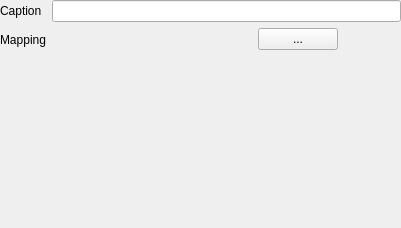
<?xml version="1.0" encoding="UTF-8"?>
<ui version="4.0">
 <class>GGMappingEditorPane</class>
 <widget class="QWidget" name="GGMappingEditorPane">
  <property name="geometry">
   <rect>
    <x>0</x>
    <y>0</y>
    <width>401</width>
    <height>228</height>
   </rect>
  </property>
  <property name="windowTitle">
   <string>Form</string>
  </property>
  <layout class="QFormLayout" name="formLayout">
   <property name="margin">
    <number>0</number>
   </property>
   <item row="0" column="0">
    <widget class="QLabel" name="label">
     <property name="text">
      <string>Caption</string>
     </property>
    </widget>
   </item>
   <item row="0" column="1">
    <widget class="QLineEdit" name="txtCaption"/>
   </item>
   <item row="1" column="0">
    <widget class="QLabel" name="label_2">
     <property name="text">
      <string>Mapping</string>
     </property>
    </widget>
   </item>
   <item row="1" column="1">
    <layout class="QHBoxLayout" name="horizontalLayout" stretch="0,0,0">
     <item>
      <widget class="QLabel" name="lblPreview">
       <property name="sizePolicy">
        <sizepolicy hsizetype="Fixed" vsizetype="Fixed">
         <horstretch>0</horstretch>
         <verstretch>0</verstretch>
        </sizepolicy>
       </property>
       <property name="minimumSize">
        <size>
         <width>200</width>
         <height>200</height>
        </size>
       </property>
       <property name="frameShape">
        <enum>QFrame::NoFrame</enum>
       </property>
       <property name="text">
        <string/>
       </property>
       <property name="scaledContents">
        <bool>true</bool>
       </property>
      </widget>
     </item>
     <item>
      <layout class="QVBoxLayout" name="verticalLayout">
       <item>
        <widget class="QPushButton" name="btnChange">
         <property name="text">
          <string>...</string>
         </property>
        </widget>
       </item>
       <item>
        <spacer name="verticalSpacer">
         <property name="orientation">
          <enum>Qt::Vertical</enum>
         </property>
         <property name="sizeHint" stdset="0">
          <size>
           <width>20</width>
           <height>40</height>
          </size>
         </property>
        </spacer>
       </item>
      </layout>
     </item>
     <item>
      <spacer name="horizontalSpacer">
       <property name="orientation">
        <enum>Qt::Horizontal</enum>
       </property>
       <property name="sizeHint" stdset="0">
        <size>
         <width>40</width>
         <height>20</height>
        </size>
       </property>
      </spacer>
     </item>
    </layout>
   </item>
  </layout>
 </widget>
 <resources/>
 <connections/>
</ui>
